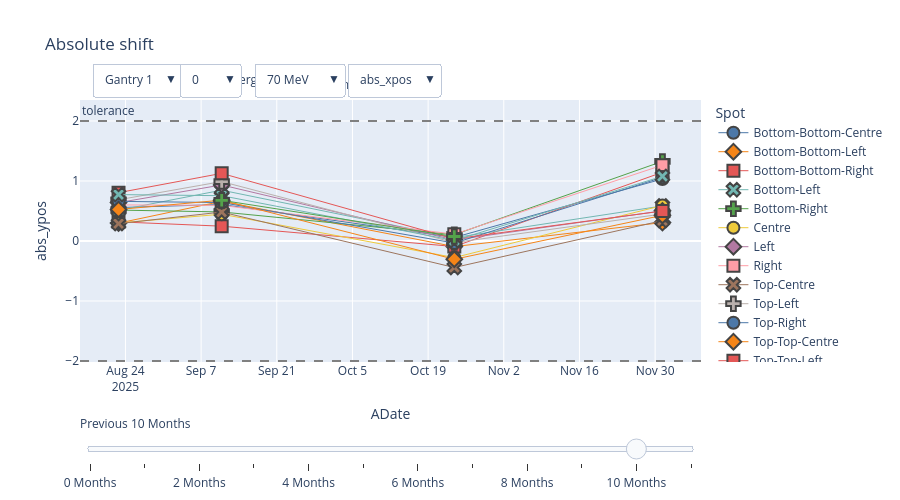

Source (notebook cell):
### Code cell
# plotting absolute both x-pos/y-pos shift, on Gantry 4, from XRV-4000 data, 70 MeV spot, Gantry angle = 0, in last2 months
plotly_spot_position_Filtered_XY(sub_df, "abs_ypos", "Gantry 4", "XRV-4000", 70, 0, 12)

### Figure 1 — Plotly figure (JSON) as saved in the notebook; plotly's stock layout.template omitted (floating-point values rounded to 4 significant figures)
{"data": [{"hovertemplate": "Spot=Bottom-Bottom-Centre<br>ADate=%{x}<br>abs_ypos=%{y}<extra></extra>", "legendgroup": "Bottom-Bottom-Centre", "line": {"width": 1}, "marker": {"color": "#4C78A8", "line": {"width": 2}, "size": 12, "symbol": "circle"}, "mode": "markers+lines", "name": "Bottom-Bottom-Centre", "orientation": "v", "showlegend": true, "type": "scatter", "x": ["2025-08-22T17:24:40.000000000", "2025-09-10T19:20:56.000000000", "2025-10-23T20:19:28.000000000", "2025-12-01T08:33:29.000000000"], "xaxis": "x", "y": [0.5569, 0.6087, 0.0587, 1.034], "yaxis": "y"}, {"hovertemplate": "Spot=Bottom-Bottom-Left<br>ADate=%{x}<br>abs_ypos=%{y}<extra></extra>", "legendgroup": "Bottom-Bottom-Left", "line": {"width": 1}, "marker": {"color": "#F58518", "line": {"width": 2}, "size": 12, "symbol": "diamond"}, "mode": "markers+lines", "name": "Bottom-Bottom-Left", "orientation": "v", "showlegend": true, "type": "scatter", "x": ["2025-08-22T17:24:40.000000000", "2025-09-10T19:20:56.000000000", "2025-10-23T20:19:28.000000000", "2025-12-01T08:33:29.000000000"], "xaxis": "x", "y": [0.298, 0.6613, -0.093, 0.3075], "yaxis": "y"}, {"hovertemplate": "Spot=Bottom-Bottom-Right<br>ADate=%{x}<br>abs_ypos=%{y}<extra></extra>", "legendgroup": "Bottom-Bottom-Right", "line": {"width": 1}, "marker": {"color": "#E45756", "line": {"width": 2}, "size": 12, "symbol": "square"}, "mode": "markers+lines", "name": "Bottom-Bottom-Right", "orientation": "v", "showlegend": true, "type": "scatter", "x": ["2025-08-22T17:24:40.000000000", "2025-09-10T19:20:56.000000000", "2025-10-23T20:19:28.000000000", "2025-12-01T08:33:29.000000000"], "xaxis": "x", "y": [0.3194, 0.247, -0.0924, 1.145], "yaxis": "y"}, {"hovertemplate": "Spot=Bottom-Left<br>ADate=%{x}<br>abs_ypos=%{y}<extra></extra>", "legendgroup": "Bottom-Left", "line": {"width": 1}, "marker": {"color": "#72B7B2", "line": {"width": 2}, "size": 12, "symbol": "x"}, "mode": "markers+lines", "name": "Bottom-Left", "orientation": "v", "showlegend": true, "type": "scatter", "x": ["2025-08-22T17:24:40.000000000", "2025-09-10T19:20:56.000000000", "2025-10-23T20:19:28.000000000", "2025-12-01T08:33:29.000000000"], "xaxis": "x", "y": [0.5126, 0.8474, 0.0556, 0.5842], "yaxis": "y"}, {"hovertemplate": "Spot=Bottom-Right<br>ADate=%{x}<br>abs_ypos=%{y}<extra></extra>", "legendgroup": "Bottom-Right", "line": {"width": 1}, "marker": {"color": "#54A24B", "line": {"width": 2}, "size": 12, "symbol": "cross"}, "mode": "markers+lines", "name": "Bottom-Right", "orientation": "v", "showlegend": true, "type": "scatter", "x": ["2025-08-22T17:24:40.000000000", "2025-09-10T19:20:56.000000000", "2025-10-23T20:19:28.000000000", "2025-12-01T08:33:29.000000000"], "xaxis": "x", "y": [0.5153, 0.4841, 0.105, 1.327], "yaxis": "y"}, {"hovertemplate": "Spot=Centre<br>ADate=%{x}<br>abs_ypos=%{y}<extra></extra>", "legendgroup": "Centre", "line": {"width": 1}, "marker": {"color": "#EECA3B", "line": {"width": 2}, "size": 12, "symbol": "circle"}, "mode": "markers+lines", "name": "Centre", "orientation": "v", "showlegend": true, "type": "scatter", "x": ["2025-08-22T17:24:40.000000000", "2025-09-10T19:20:56.000000000", "2025-10-23T20:19:28.000000000", "2025-12-01T08:33:29.000000000"], "xaxis": "x", "y": [0.3007, 0.4466, -0.2765, 0.5914], "yaxis": "y"}, {"hovertemplate": "Spot=Left<br>ADate=%{x}<br>abs_ypos=%{y}<extra></extra>", "legendgroup": "Left", "line": {"width": 1}, "marker": {"color": "#B279A2", "line": {"width": 2}, "size": 12, "symbol": "diamond"}, "mode": "markers+lines", "name": "Left", "orientation": "v", "showlegend": true, "type": "scatter", "x": ["2025-08-22T17:24:40.000000000", "2025-09-10T19:20:56.000000000", "2025-10-23T20:19:28.000000000", "2025-12-01T08:33:29.000000000"], "xaxis": "x", "y": [0.6398, 0.9344, 0.0174, 0.5026], "yaxis": "y"}, {"hovertemplate": "Spot=Right<br>ADate=%{x}<br>abs_ypos=%{y}<extra></extra>", "legendgroup": "Right", "line": {"width": 1}, "marker": {"color": "#FF9DA6", "line": {"width": 2}, "size": 12, "symbol": "square"}, "mode": "markers+lines", "name": "Right", "orientation": "v", "showlegend": true, "type": "scatter", "x": ["2025-08-22T17:24:40.000000000", "2025-09-10T19:20:56.000000000", "2025-10-23T20:19:28.000000000", "2025-12-01T08:33:29.000000000"], "xaxis": "x", "y": [0.6013, 0.5942, 0.113, 1.264], "yaxis": "y"}, {"hovertemplate": "Spot=Top-Centre<br>ADate=%{x}<br>abs_ypos=%{y}<extra></extra>", "legendgroup": "Top-Centre", "line": {"width": 1}, "marker": {"color": "#9D755D", "line": {"width": 2}, "size": 12, "symbol": "x"}, "mode": "markers+lines", "name": "Top-Centre", "orientation": "v", "showlegend": true, "type": "scatter", "x": ["2025-08-22T17:24:40.000000000", "2025-09-10T19:20:56.000000000", "2025-10-23T20:19:28.000000000", "2025-12-01T08:33:29.000000000"], "xaxis": "x", "y": [0.2893, 0.4829, -0.4416, 0.3394], "yaxis": "y"}, {"hovertemplate": "Spot=Top-Left<br>ADate=%{x}<br>abs_ypos=%{y}<extra></extra>", "legendgroup": "Top-Left", "line": {"width": 1}, "marker": {"color": "#BAB0AC", "line": {"width": 2}, "size": 12, "symbol": "cross"}, "mode": "markers+lines", "name": "Top-Left", "orientation": "v", "showlegend": true, "type": "scatter", "x": ["2025-08-22T17:24:40.000000000", "2025-09-10T19:20:56.000000000", "2025-10-23T20:19:28.000000000", "2025-12-01T08:33:29.000000000"], "xaxis": "x", "y": [0.687, 0.9905, -0.0266, 0.45], "yaxis": "y"}, {"hovertemplate": "Spot=Top-Right<br>ADate=%{x}<br>abs_ypos=%{y}<extra></extra>", "legendgroup": "Top-Right", "line": {"width": 1}, "marker": {"color": "#4C78A8", "line": {"width": 2}, "size": 12, "symbol": "circle"}, "mode": "markers+lines", "name": "Top-Right", "orientation": "v", "showlegend": true, "type": "scatter", "x": ["2025-08-22T17:24:40.000000000", "2025-09-10T19:20:56.000000000", "2025-10-23T20:19:28.000000000", "2025-12-01T08:33:29.000000000"], "xaxis": "x", "y": [0.6605, 0.6408, -0.0341, 1.061], "yaxis": "y"}, {"hovertemplate": "Spot=Top-Top-Centre<br>ADate=%{x}<br>abs_ypos=%{y}<extra></extra>", "legendgroup": "Top-Top-Centre", "line": {"width": 1}, "marker": {"color": "#F58518", "line": {"width": 2}, "size": 12, "symbol": "diamond"}, "mode": "markers+lines", "name": "Top-Top-Centre", "orientation": "v", "showlegend": true, "type": "scatter", "x": ["2025-08-22T17:24:40.000000000", "2025-09-10T19:20:56.000000000", "2025-10-23T20:19:28.000000000", "2025-12-01T08:33:29.000000000"], "xaxis": "x", "y": [0.5254, 0.6807, -0.3045, 0.4277], "yaxis": "y"}, {"hovertemplate": "Spot=Top-Top-Left<br>ADate=%{x}<br>abs_ypos=%{y}<extra></extra>", "legendgroup": "Top-Top-Left", "line": {"width": 1}, "marker": {"color": "#E45756", "line": {"width": 2}, "size": 12, "symbol": "square"}, "mode": "markers+lines", "name": "Top-Top-Left", "orientation": "v", "showlegend": true, "type": "scatter", "x": ["2025-08-22T17:24:40.000000000", "2025-09-10T19:20:56.000000000", "2025-10-23T20:19:28.000000000", "2025-12-01T08:33:29.000000000"], "xaxis": "x", "y": [0.8056, 1.127, 0.0354, 0.4995], "yaxis": "y"}, {"hovertemplate": "Spot=Top-Top-Right<br>ADate=%{x}<br>abs_ypos=%{y}<extra></extra>", "legendgroup": "Top-Top-Right", "line": {"width": 1}, "marker": {"color": "#72B7B2", "line": {"width": 2}, "size": 12, "symbol": "x"}, "mode": "markers+lines", "name": "Top-Top-Right", "orientation": "v", "showlegend": true, "type": "scatter", "x": ["2025-08-22T17:24:40.000000000", "2025-09-10T19:20:56.000000000", "2025-10-23T20:19:28.000000000", "2025-12-01T08:33:29.000000000"], "xaxis": "x", "y": [0.7733, 0.7552, 0.0083, 1.078], "yaxis": "y"}, {"hovertemplate": "Spot=Bottom-Centre<br>ADate=%{x}<br>abs_ypos=%{y}<extra></extra>", "legendgroup": "Bottom-Centre", "line": {"width": 1}, "marker": {"color": "#54A24B", "line": {"width": 2}, "size": 12, "symbol": "cross"}, "mode": "markers+lines", "name": "Bottom-Centre", "orientation": "v", "showlegend": true, "type": "scatter", "x": ["2025-09-10T19:20:56.000000000", "2025-10-23T20:19:28.000000000"], "xaxis": "x", "y": [0.6784, 0.0751], "yaxis": "y"}], "layout": {"annotations": [{"showarrow": false, "text": "tolerance", "x": 0, "xanchor": "left", "xref": "x domain", "y": 2, "yanchor": "bottom", "yref": "y"}, {"align": "left", "showarrow": false, "text": "Angle:", "x": 0.12, "xref": "paper", "y": 1.12, "yref": "paper"}, {"align": "left", "showarrow": false, "text": "Energy:", "x": 0.23, "xref": "paper", "y": 1.12, "yref": "paper"}, {"align": "left", "showarrow": false, "text": "Position:", "x": 0.4, "xref": "paper", "y": 1.1, "yref": "paper"}], "height": 500, "legend": {"title": {"text": "Spot"}, "tracegroupgap": 0}, "shapes": [{"line": {"color": "grey", "dash": "dash"}, "type": "line", "x0": 0, "x1": 1, "xref": "x domain", "y0": 2, "y1": 2, "yref": "y"}, {"line": {"color": "grey", "dash": "dash"}, "type": "line", "x0": 0, "x1": 1, "xref": "x domain", "y0": -2, "y1": -2, "yref": "y"}], "sliders": [{"active": 10, "currentvalue": {"prefix": "Previous "}, "pad": {"t": 50}, "steps": [{"args": [{"visible": [true, true, true, true, true, true, true, true, true, true, true, true, true, true, true]}], "label": "0 Months", "method": "update"}, {"args": [{"visible": [true, true, true, true, true, true, true, true, true, true, true, true, true, true, true]}], "label": "1 Months", "method": "update"}, {"args": [{"visible": [true, true, true, true, true, true, true, true, true, true, true, true, true, true, true]}], "label": "2 Months", "method": "update"}, {"args": [{"visible": [true, true, true, true, true, true, true, true, true, true, true, true, true, true, true]}], "label": "3 Months", "method": "update"}, {"args": [{"visible": [true, true, true, true, true, true, true, true, true, true, true, true, true, true, true]}], "label": "4 Months", "method": "update"}, {"args": [{"visible": [true, true, true, true, true, true, true, true, true, true, true, true, true, true, true]}], "label": "5 Months", "method": "update"}, {"args": [{"visible": [true, true, true, true, true, true, true, true, true, true, true, true, true, true, true]}], "label": "6 Months", "method": "update"}, {"args": [{"visible": [true, true, true, true, true, true, true, true, true, true, true, true, true, true, true]}], "label": "7 Months", "method": "update"}, {"args": [{"visible": [true, true, true, true, true, true, true, true, true, true, true, true, true, true, true]}], "label": "8 Months", "method": "update"}, {"args": [{"visible": [true, true, true, true, true, true, true, true, true, true, true, true, true, true, true]}], "label": "9 Months", "method": "update"}, {"args": [{"visible": [true, true, true, true, true, true, true, true, true, true, true, true, true, true, true]}], "label": "10 Months", "method": "update"}, {"args": [{"visible": [true, true, true, true, true, true, true, true, true, true, true, true, true, true, true]}], "label": "11 Months", "method": "update"}]}], "title": {"text": "Absolute shift"}, "updatemenus": [{"buttons": [{"args": [{"visible": [true, "legendonly", "legendonly", "legendonly"]}], "label": "Gantry 1", "method": "update"}, {"args": [{"visible": ["legendonly", true, "legendonly", "legendonly"]}], "label": "Gantry 2", "method": "update"}, {"args": [{"visible": ["legendonly", "legendonly", true, "legendonly"]}], "label": "Gantry 3", "method": "update"}, {"args": [{"visible": ["legendonly", "legendonly", "legendonly", true]}], "label": "Gantry 4", "method": "update"}], "direction": "down", "showactive": true, "type": "dropdown", "x": 0.02, "xanchor": "left", "y": 1.14, "yanchor": "top"}, {"buttons": [{"args": [{"visible": [true, "legendonly", "legendonly", "legendonly"]}], "label": "0", "method": "update"}, {"args": [{"visible": ["legendonly", true, "legendonly", "legendonly"]}], "label": "90", "method": "update"}, {"args": [{"visible": ["legendonly", "legendonly", true, "legendonly"]}], "label": "180", "method": "update"}, {"args": [{"visible": ["legendonly", "legendonly", "legendonly", true]}], "label": "270", "method": "update"}], "direction": "down", "showactive": true, "type": "dropdown", "x": 0.16, "xanchor": "left", "y": 1.14, "yanchor": "top"}, {"buttons": [{"args": [{"visible": [true, "legendonly", "legendonly", "legendonly", "legendonly"]}], "label": "70 MeV", "method": "update"}, {"args": [{"visible": ["legendonly", true, "legendonly", "legendonly", "legendonly"]}], "label": "100 MeV", "method": "update"}, {"args": [{"visible": ["legendonly", "legendonly", true, "legendonly", "legendonly"]}], "label": "150 MeV", "method": "update"}, {"args": [{"visible": ["legendonly", "legendonly", "legendonly", true, "legendonly"]}], "label": "200 MeV", "method": "update"}, {"args": [{"visible": ["legendonly", "legendonly", "legendonly", "legendonly", true]}], "label": "270 MeV", "method": "update"}], "direction": "down", "showactive": true, "type": "dropdown", "x": 0.28, "xanchor": "left", "y": 1.14, "yanchor": "top"}, {"buttons": [{"args": [{"visible": [true, "legendonly"]}], "label": "abs_xpos", "method": "update"}, {"args": [{"visible": ["legendonly", true]}], "label": "abs_ypos", "method": "update"}], "direction": "down", "showactive": true, "type": "dropdown", "x": 0.43, "xanchor": "left", "y": 1.14, "yanchor": "top"}], "xaxis": {"anchor": "y", "domain": [0, 1], "title": {"text": "ADate"}}, "yaxis": {"anchor": "x", "domain": [0, 1], "title": {"text": "abs_ypos"}}}}
